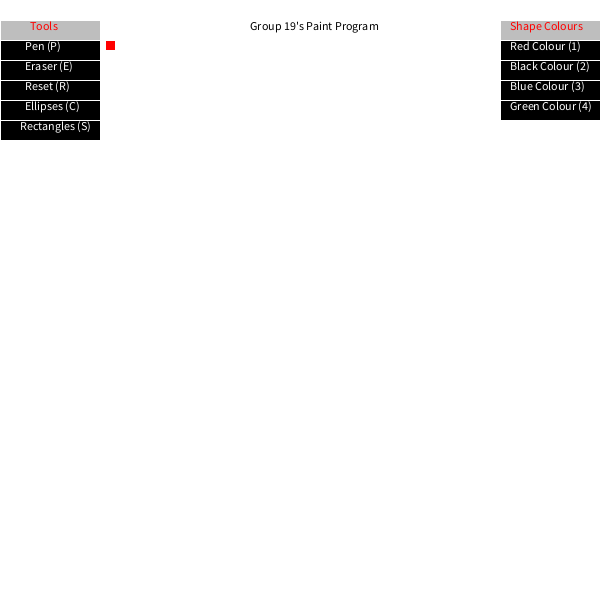
Frame 1 (no input)
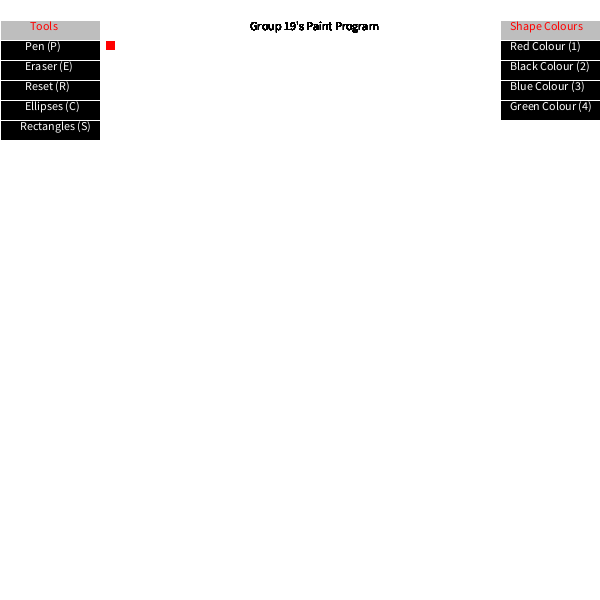
Frame 60 (the mouse pressed at the canvas centre just before this capture)
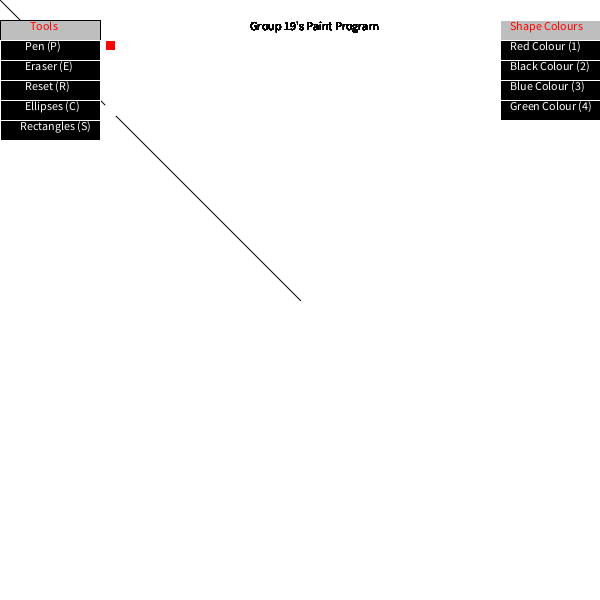
Frame 120 (the mouse held since frame 60 and released just before this capture)

The Processing sketch that drew these frames (run headless with seeded random() and noise(); from frame 60 on, the mouse is pressed at the canvas centre):

// Processing sketch: processing_74763
// ── processing_74763.pde

boolean eraser= false; //set eraser to false
 boolean pen = true; //we want to start with a pen
 boolean ellipses= false; //set ellipses to false
 boolean penred = false;
 boolean penblack = true;
 boolean penblue = false;
 boolean pengreen = false;
 boolean rectangles=false;
 void setup() {  
 size(600, 600);  
 noStroke();  
 rectMode(CENTER); 
 background(255); 
 ellipseMode(CENTER);
 
 }
 
 void draw() { 
 colors();
 reset();
 eraser(); 
 pen();
 ellipses();
 sidebar();
 rightbar();
 rectangles();
 title();
 }
 
 void title(){
   fill(0);
   text("Group 19's Paint Program", 250,30);
 }
 
 void rightbar(){
   
   fill(190,190,190); //shows the colour menu
   rect(550,30,100,20);
   
   fill(255,0,0);
 text("Shape Colours",510,30);
   
   
   fill(0); //shows the colour button red
   rect(550,50,100,20);
   
   fill(255);
 text("Red Colour (1)",510,50);
 
 fill(0); //shows the colour button black
   rect(550,70,100,20);
   
   fill(255);
 text("Black Colour (2)",510,70);
 
 fill(0); //shows the colour button blue
   rect(550,90,100,20);
   
   fill(255);
 text("Blue Colour (3)",510,90);
 
 fill(0); //shows the colour button green
   rect(550,110,100,20);
   
   fill(255);
 text("Green Colour (4)",510,110);
 
 }
 void colors(){
   
 if (keyPressed) {  //colour changing system, working barely
   if (key == '1' || key == '1'){
      penred = true;
       penblack = false;
       penblue = false;
       pengreen=false;
   }
   if (key == '2' || key == '2'){
     penblack = true;
     penred = false;
     penblue= false;
     pengreen=false;
   }
   
   if (key == '3' || key == '3'){
     penblack = false;
     penred = false;
     penblue= true;
     pengreen=false;
 }
 
 if (key == '4' || key == '4'){
     penblack = false;
     penred = false;
     penblue= false;
     pengreen=true;
 }
 }
 }
 void reset() {
   
    if (keyPressed) {
      if (key == 'r' || key == 'r') {
      fill(255);
      rect(300,300,width,height);
    }
    }
 }
 
 void sidebar(){
   fill(190,190,190); //shows the shape menu
   rect(50,30,100,20);
   
   fill(255,0,0);
 text("Tools",30,30);
   
   
   stroke(255);
    fill(0);  //enables the pen indicator
 rect(50,50,100,20);
 
 fill(255);
 text("Pen (P)",25,50);
 
 fill(0); //enables the eraser indicator
   rect(50,70,100,20);
   
   fill(255);
 text("Eraser (E)",25,70);
 
 fill(0); //enables the reset indicator
   rect(50,90,100,20);
   
   fill(255);
 text("Reset (R)",25,90);
 
 fill(0); //enables the ellipses indicator
   rect(50,110,100,20);
   
   fill(255);
 text("Ellipses (C)",25,110);
 
 fill(0); //enables the rect indicator
   rect(50,130,100,20);
   
   fill(255);
 text("Rectangles (S)",20,130);
 }
 
 void keyPressed(){ //if e is pressed once, enables the eraser and disables pen
   if (key == 'e' || key == 'e') {     
   eraser=true;     
 pen=false;
 ellipses=false; 
rectangles=false; 
 }  
  if (key == 'p' || key == 'p'){ //if p is pressed once, it enables pen and disables eraser   
   eraser=false;   
   pen=true;
    ellipses=false;
    rectangles=false; 
  }
  if (key == 'c' || key == 'c'){ //if p is pressed once, it enables ellipses and disables eraser and pen  
   eraser=false;   
   pen=false;
    ellipses=true;
    rectangles=false; 
 }
 if (key == 's' || key == 's'){ //if p is pressed once, it enables ellipses and disables eraser and pen  
   eraser=false;   
   pen=false;
    ellipses=false;
    rectangles=true; 
 }
 
 }
 void eraser(){ //the eraser creates a white square when mouse is clicked
 if (eraser == true && pen == false && rectangles==false) {  
 stroke(255);
   fill(255); //tick box deleting the penmode tickbox
   rect(110,45,10,10);
   
   fill(255); //removing the ellipse tick box
   rect(110,110,10,10);
 
   
   fill(255,0,0); //tick box showing you are in eraser
   rect(110,70,10,10);
   
     fill(255); //tick box deleting the ellipse mode tickbox
   rect(110,135,10,10);
   
   fill(255); 
 if (mousePressed){ 
   rect(mouseX,mouseY,25,25); 
 }
 }
 }
 
public void pen(){ //the pen creates a black rectangle to act as a pen tool
   if (pen == true && eraser == false && rectangles==false) {   
 stroke(255);
   fill(255,0,0); //tick box showing you are in pen mode
   rect(110,45,10,10);
      
      
   fill(255); //removing the eraser tick box
   rect(110,70,10,10);   
 fill(0);
 
 fill(255); //removing the ellipse tick box
   rect(110,110,10,10);
   
     fill(255); //tick box deleting the ellipse mode tickbox
   rect(110,135,10,10);
 
 if(mousePressed){
 if (penblack == true && penred==false && penblue==false && pengreen==false){
 stroke(0);
 }
 
 if(penblack ==false && penred == true && penblue==false && pengreen==false){
 stroke(255,0,0);
 }
 
 if(penblack ==false && penred == false && penblue==true && pengreen==false){
 stroke(0,0,255);
 }
 if(penblack ==false && penred == false && penblue==false && pengreen==true){
 stroke(0,255,0);
 }
 frameRate(50);
  
 line(mouseX, mouseY, pmouseX, pmouseY);
 }
 }}

   
   
   void ellipses(){
     if (eraser == false && pen == false && ellipses==true && rectangles==false) {
       fill(255); //removing the eraser tick box
   rect(110,70,10,10);   
 fill(0);
   fill(255); //tick box deleting the penmode tickbox
   rect(110,45,10,10);
   
   fill(255,0,0); //tick box showing you are in ellipse mode
   rect(110,110,10,10);
   
     fill(255); //tick box deleting the ellipse mode tickbox
   rect(110,135,10,10);
   
   
   if(mousePressed) {  
     if (penblack == true && penred==false && penblue==false && pengreen==false){
       fill(0);
     }
     
     if(penblack ==false && penred == true && penblue==false && pengreen==false){
       fill(255,0,0);
     }
     
     if(penblack ==false && penred == false && penblue==true && pengreen==false){
       fill(0,0,255);
     }
      if(penblack ==false && penred == false && penblue==false && pengreen==true){
       fill(0,255,0);
     }
     
 frameRate(50);
 
 
 
 ellipse(mouseX, mouseY, 50, 50);
   }}}
   
   
    void rectangles(){
     if (eraser == false && pen == false && ellipses==false && rectangles==true) {
       fill(255); //removing the eraser tick box
   rect(110,70,10,10);   
 fill(0);
   fill(255); //tick box deleting the penmode tickbox
   rect(110,45,10,10);
   
   fill(255); //tick box deleting the ellipse mode tickbox
   rect(110,110,10,10);
   
    fill(255,0,0); //tick box creating the rect mode tickbox
   rect(110,135,10,10);
   
   
   
   if(mousePressed) {  
     if (penblack == true && penred==false && penblue==false && pengreen==false){
       fill(0);
     }
     
     if(penblack ==false && penred == true && penblue==false && pengreen==false){
       fill(255,0,0);
     }
     
     if(penblack ==false && penred == false && penblue==true && pengreen==false){
       fill(0,0,255);
     }
      if(penblack ==false && penred == false && penblue==false && pengreen==true){
       fill(0,255,0);
     }
     
 frameRate(50);
 
 
 
 rect(mouseX, mouseY, 50, 50);
   }}}
